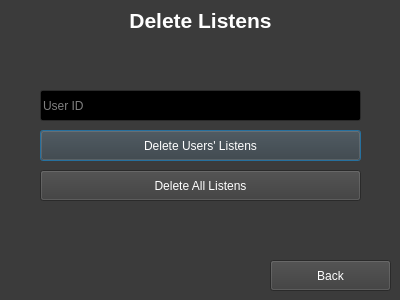
<?xml version="1.0" encoding="UTF-8"?>
<ui version="4.0">
 <class>deletelistens</class>
 <widget class="QDialog" name="deletelistens">
  <property name="geometry">
   <rect>
    <x>0</x>
    <y>0</y>
    <width>400</width>
    <height>300</height>
   </rect>
  </property>
  <property name="palette">
   <palette>
    <active>
     <colorrole role="WindowText">
      <brush brushstyle="SolidPattern">
       <color alpha="255">
        <red>255</red>
        <green>255</green>
        <blue>255</blue>
       </color>
      </brush>
     </colorrole>
     <colorrole role="Button">
      <brush brushstyle="SolidPattern">
       <color alpha="255">
        <red>59</red>
        <green>59</green>
        <blue>59</blue>
       </color>
      </brush>
     </colorrole>
     <colorrole role="Light">
      <brush brushstyle="SolidPattern">
       <color alpha="255">
        <red>88</red>
        <green>88</green>
        <blue>88</blue>
       </color>
      </brush>
     </colorrole>
     <colorrole role="Midlight">
      <brush brushstyle="SolidPattern">
       <color alpha="255">
        <red>73</red>
        <green>73</green>
        <blue>73</blue>
       </color>
      </brush>
     </colorrole>
     <colorrole role="Dark">
      <brush brushstyle="SolidPattern">
       <color alpha="255">
        <red>29</red>
        <green>29</green>
        <blue>29</blue>
       </color>
      </brush>
     </colorrole>
     <colorrole role="Mid">
      <brush brushstyle="SolidPattern">
       <color alpha="255">
        <red>39</red>
        <green>39</green>
        <blue>39</blue>
       </color>
      </brush>
     </colorrole>
     <colorrole role="Text">
      <brush brushstyle="SolidPattern">
       <color alpha="255">
        <red>255</red>
        <green>255</green>
        <blue>255</blue>
       </color>
      </brush>
     </colorrole>
     <colorrole role="BrightText">
      <brush brushstyle="SolidPattern">
       <color alpha="255">
        <red>255</red>
        <green>255</green>
        <blue>255</blue>
       </color>
      </brush>
     </colorrole>
     <colorrole role="ButtonText">
      <brush brushstyle="SolidPattern">
       <color alpha="255">
        <red>255</red>
        <green>255</green>
        <blue>255</blue>
       </color>
      </brush>
     </colorrole>
     <colorrole role="Base">
      <brush brushstyle="SolidPattern">
       <color alpha="255">
        <red>0</red>
        <green>0</green>
        <blue>0</blue>
       </color>
      </brush>
     </colorrole>
     <colorrole role="Window">
      <brush brushstyle="SolidPattern">
       <color alpha="255">
        <red>59</red>
        <green>59</green>
        <blue>59</blue>
       </color>
      </brush>
     </colorrole>
     <colorrole role="Shadow">
      <brush brushstyle="SolidPattern">
       <color alpha="255">
        <red>0</red>
        <green>0</green>
        <blue>0</blue>
       </color>
      </brush>
     </colorrole>
     <colorrole role="AlternateBase">
      <brush brushstyle="SolidPattern">
       <color alpha="255">
        <red>29</red>
        <green>29</green>
        <blue>29</blue>
       </color>
      </brush>
     </colorrole>
     <colorrole role="ToolTipBase">
      <brush brushstyle="SolidPattern">
       <color alpha="255">
        <red>255</red>
        <green>255</green>
        <blue>220</blue>
       </color>
      </brush>
     </colorrole>
     <colorrole role="ToolTipText">
      <brush brushstyle="SolidPattern">
       <color alpha="255">
        <red>0</red>
        <green>0</green>
        <blue>0</blue>
       </color>
      </brush>
     </colorrole>
    </active>
    <inactive>
     <colorrole role="WindowText">
      <brush brushstyle="SolidPattern">
       <color alpha="255">
        <red>255</red>
        <green>255</green>
        <blue>255</blue>
       </color>
      </brush>
     </colorrole>
     <colorrole role="Button">
      <brush brushstyle="SolidPattern">
       <color alpha="255">
        <red>59</red>
        <green>59</green>
        <blue>59</blue>
       </color>
      </brush>
     </colorrole>
     <colorrole role="Light">
      <brush brushstyle="SolidPattern">
       <color alpha="255">
        <red>88</red>
        <green>88</green>
        <blue>88</blue>
       </color>
      </brush>
     </colorrole>
     <colorrole role="Midlight">
      <brush brushstyle="SolidPattern">
       <color alpha="255">
        <red>73</red>
        <green>73</green>
        <blue>73</blue>
       </color>
      </brush>
     </colorrole>
     <colorrole role="Dark">
      <brush brushstyle="SolidPattern">
       <color alpha="255">
        <red>29</red>
        <green>29</green>
        <blue>29</blue>
       </color>
      </brush>
     </colorrole>
     <colorrole role="Mid">
      <brush brushstyle="SolidPattern">
       <color alpha="255">
        <red>39</red>
        <green>39</green>
        <blue>39</blue>
       </color>
      </brush>
     </colorrole>
     <colorrole role="Text">
      <brush brushstyle="SolidPattern">
       <color alpha="255">
        <red>255</red>
        <green>255</green>
        <blue>255</blue>
       </color>
      </brush>
     </colorrole>
     <colorrole role="BrightText">
      <brush brushstyle="SolidPattern">
       <color alpha="255">
        <red>255</red>
        <green>255</green>
        <blue>255</blue>
       </color>
      </brush>
     </colorrole>
     <colorrole role="ButtonText">
      <brush brushstyle="SolidPattern">
       <color alpha="255">
        <red>255</red>
        <green>255</green>
        <blue>255</blue>
       </color>
      </brush>
     </colorrole>
     <colorrole role="Base">
      <brush brushstyle="SolidPattern">
       <color alpha="255">
        <red>0</red>
        <green>0</green>
        <blue>0</blue>
       </color>
      </brush>
     </colorrole>
     <colorrole role="Window">
      <brush brushstyle="SolidPattern">
       <color alpha="255">
        <red>59</red>
        <green>59</green>
        <blue>59</blue>
       </color>
      </brush>
     </colorrole>
     <colorrole role="Shadow">
      <brush brushstyle="SolidPattern">
       <color alpha="255">
        <red>0</red>
        <green>0</green>
        <blue>0</blue>
       </color>
      </brush>
     </colorrole>
     <colorrole role="AlternateBase">
      <brush brushstyle="SolidPattern">
       <color alpha="255">
        <red>29</red>
        <green>29</green>
        <blue>29</blue>
       </color>
      </brush>
     </colorrole>
     <colorrole role="ToolTipBase">
      <brush brushstyle="SolidPattern">
       <color alpha="255">
        <red>255</red>
        <green>255</green>
        <blue>220</blue>
       </color>
      </brush>
     </colorrole>
     <colorrole role="ToolTipText">
      <brush brushstyle="SolidPattern">
       <color alpha="255">
        <red>0</red>
        <green>0</green>
        <blue>0</blue>
       </color>
      </brush>
     </colorrole>
    </inactive>
    <disabled>
     <colorrole role="WindowText">
      <brush brushstyle="SolidPattern">
       <color alpha="255">
        <red>29</red>
        <green>29</green>
        <blue>29</blue>
       </color>
      </brush>
     </colorrole>
     <colorrole role="Button">
      <brush brushstyle="SolidPattern">
       <color alpha="255">
        <red>59</red>
        <green>59</green>
        <blue>59</blue>
       </color>
      </brush>
     </colorrole>
     <colorrole role="Light">
      <brush brushstyle="SolidPattern">
       <color alpha="255">
        <red>88</red>
        <green>88</green>
        <blue>88</blue>
       </color>
      </brush>
     </colorrole>
     <colorrole role="Midlight">
      <brush brushstyle="SolidPattern">
       <color alpha="255">
        <red>73</red>
        <green>73</green>
        <blue>73</blue>
       </color>
      </brush>
     </colorrole>
     <colorrole role="Dark">
      <brush brushstyle="SolidPattern">
       <color alpha="255">
        <red>29</red>
        <green>29</green>
        <blue>29</blue>
       </color>
      </brush>
     </colorrole>
     <colorrole role="Mid">
      <brush brushstyle="SolidPattern">
       <color alpha="255">
        <red>39</red>
        <green>39</green>
        <blue>39</blue>
       </color>
      </brush>
     </colorrole>
     <colorrole role="Text">
      <brush brushstyle="SolidPattern">
       <color alpha="255">
        <red>29</red>
        <green>29</green>
        <blue>29</blue>
       </color>
      </brush>
     </colorrole>
     <colorrole role="BrightText">
      <brush brushstyle="SolidPattern">
       <color alpha="255">
        <red>255</red>
        <green>255</green>
        <blue>255</blue>
       </color>
      </brush>
     </colorrole>
     <colorrole role="ButtonText">
      <brush brushstyle="SolidPattern">
       <color alpha="255">
        <red>29</red>
        <green>29</green>
        <blue>29</blue>
       </color>
      </brush>
     </colorrole>
     <colorrole role="Base">
      <brush brushstyle="SolidPattern">
       <color alpha="255">
        <red>59</red>
        <green>59</green>
        <blue>59</blue>
       </color>
      </brush>
     </colorrole>
     <colorrole role="Window">
      <brush brushstyle="SolidPattern">
       <color alpha="255">
        <red>59</red>
        <green>59</green>
        <blue>59</blue>
       </color>
      </brush>
     </colorrole>
     <colorrole role="Shadow">
      <brush brushstyle="SolidPattern">
       <color alpha="255">
        <red>0</red>
        <green>0</green>
        <blue>0</blue>
       </color>
      </brush>
     </colorrole>
     <colorrole role="AlternateBase">
      <brush brushstyle="SolidPattern">
       <color alpha="255">
        <red>59</red>
        <green>59</green>
        <blue>59</blue>
       </color>
      </brush>
     </colorrole>
     <colorrole role="ToolTipBase">
      <brush brushstyle="SolidPattern">
       <color alpha="255">
        <red>255</red>
        <green>255</green>
        <blue>220</blue>
       </color>
      </brush>
     </colorrole>
     <colorrole role="ToolTipText">
      <brush brushstyle="SolidPattern">
       <color alpha="255">
        <red>0</red>
        <green>0</green>
        <blue>0</blue>
       </color>
      </brush>
     </colorrole>
    </disabled>
   </palette>
  </property>
  <property name="windowTitle">
   <string>Delete Listens</string>
  </property>
  <widget class="QPushButton" name="userdeletebutton">
   <property name="geometry">
    <rect>
     <x>40</x>
     <y>130</y>
     <width>321</width>
     <height>31</height>
    </rect>
   </property>
   <property name="styleSheet">
    <string notr="true">font: 14pt &quot;Verdana&quot;;</string>
   </property>
   <property name="text">
    <string>Delete Users' Listens</string>
   </property>
  </widget>
  <widget class="QLabel" name="label">
   <property name="geometry">
    <rect>
     <x>0</x>
     <y>0</y>
     <width>401</width>
     <height>41</height>
    </rect>
   </property>
   <property name="text">
    <string>&lt;html&gt;&lt;head/&gt;&lt;body&gt;&lt;p align=&quot;center&quot;&gt;&lt;span style=&quot; font-size:16pt; font-weight:600;&quot;&gt;Delete Listens&lt;/span&gt;&lt;/p&gt;&lt;/body&gt;&lt;/html&gt;</string>
   </property>
  </widget>
  <widget class="QLineEdit" name="useridbox">
   <property name="geometry">
    <rect>
     <x>40</x>
     <y>90</y>
     <width>321</width>
     <height>31</height>
    </rect>
   </property>
   <property name="styleSheet">
    <string notr="true">font: 14pt &quot;Verdana&quot;;</string>
   </property>
   <property name="text">
    <string/>
   </property>
   <property name="placeholderText">
    <string>User ID</string>
   </property>
  </widget>
  <widget class="QPushButton" name="backbutton">
   <property name="geometry">
    <rect>
     <x>270</x>
     <y>260</y>
     <width>121</width>
     <height>31</height>
    </rect>
   </property>
   <property name="styleSheet">
    <string notr="true">font: 14pt &quot;Verdana&quot;;</string>
   </property>
   <property name="text">
    <string>Back</string>
   </property>
  </widget>
  <widget class="QPushButton" name="deleteallbutton">
   <property name="geometry">
    <rect>
     <x>40</x>
     <y>170</y>
     <width>321</width>
     <height>31</height>
    </rect>
   </property>
   <property name="styleSheet">
    <string notr="true">font: 14pt &quot;Verdana&quot;;</string>
   </property>
   <property name="text">
    <string>Delete All Listens</string>
   </property>
  </widget>
 </widget>
 <resources/>
 <connections>
  <connection>
   <sender>userdeletebutton</sender>
   <signal>clicked()</signal>
   <receiver>deletelistens</receiver>
   <slot>delete()</slot>
   <hints>
    <hint type="sourcelabel">
     <x>51</x>
     <y>138</y>
    </hint>
    <hint type="destinationlabel">
     <x>71</x>
     <y>235</y>
    </hint>
   </hints>
  </connection>
  <connection>
   <sender>deleteallbutton</sender>
   <signal>clicked()</signal>
   <receiver>deletelistens</receiver>
   <slot>delete()</slot>
   <hints>
    <hint type="sourcelabel">
     <x>142</x>
     <y>181</y>
    </hint>
    <hint type="destinationlabel">
     <x>199</x>
     <y>248</y>
    </hint>
   </hints>
  </connection>
  <connection>
   <sender>backbutton</sender>
   <signal>clicked()</signal>
   <receiver>deletelistens</receiver>
   <slot>back()</slot>
   <hints>
    <hint type="sourcelabel">
     <x>331</x>
     <y>280</y>
    </hint>
    <hint type="destinationlabel">
     <x>276</x>
     <y>227</y>
    </hint>
   </hints>
  </connection>
 </connections>
 <slots>
  <slot>delete()</slot>
  <slot>back()</slot>
 </slots>
</ui>
